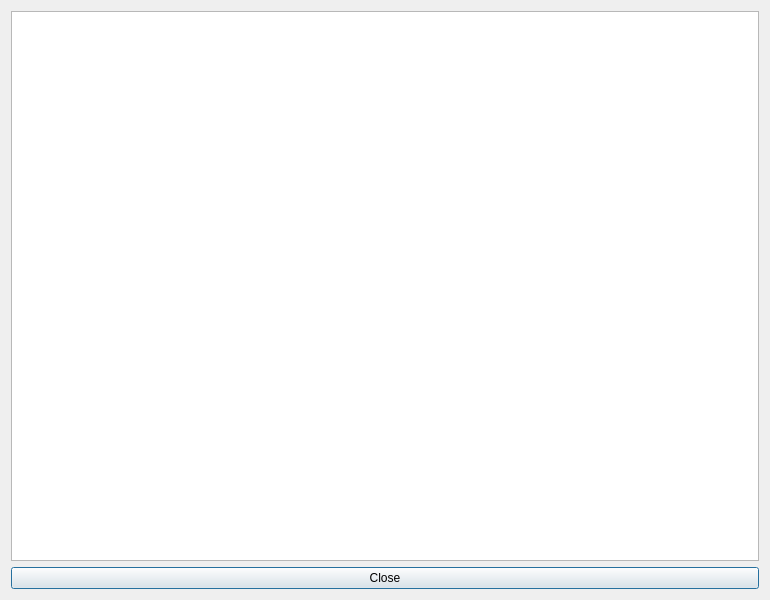
<?xml version="1.0" encoding="UTF-8"?>
<ui version="4.0">
 <class>TimetableShowConflictsForm_template</class>
 <widget class="QDialog" name="TimetableShowConflictsForm_template">
  <property name="geometry">
   <rect>
    <x>0</x>
    <y>0</y>
    <width>770</width>
    <height>600</height>
   </rect>
  </property>
  <property name="minimumSize">
   <size>
    <width>770</width>
    <height>500</height>
   </size>
  </property>
  <property name="maximumSize">
   <size>
    <width>900</width>
    <height>16777215</height>
   </size>
  </property>
  <property name="windowTitle">
   <string>Conflicts</string>
  </property>
  <layout class="QGridLayout" name="gridLayout">
   <item row="0" column="0">
    <widget class="QPlainTextEdit" name="conflictsTextEdit">
     <property name="font">
      <font>
       <family>Ubuntu Mono</family>
      </font>
     </property>
     <property name="lineWrapMode">
      <enum>QPlainTextEdit::WidgetWidth</enum>
     </property>
    </widget>
   </item>
   <item row="1" column="0">
    <widget class="QPushButton" name="closePushButton">
     <property name="text">
      <string>Close</string>
     </property>
    </widget>
   </item>
  </layout>
 </widget>
 <layoutdefault spacing="6" margin="11"/>
 <resources/>
 <connections/>
</ui>
